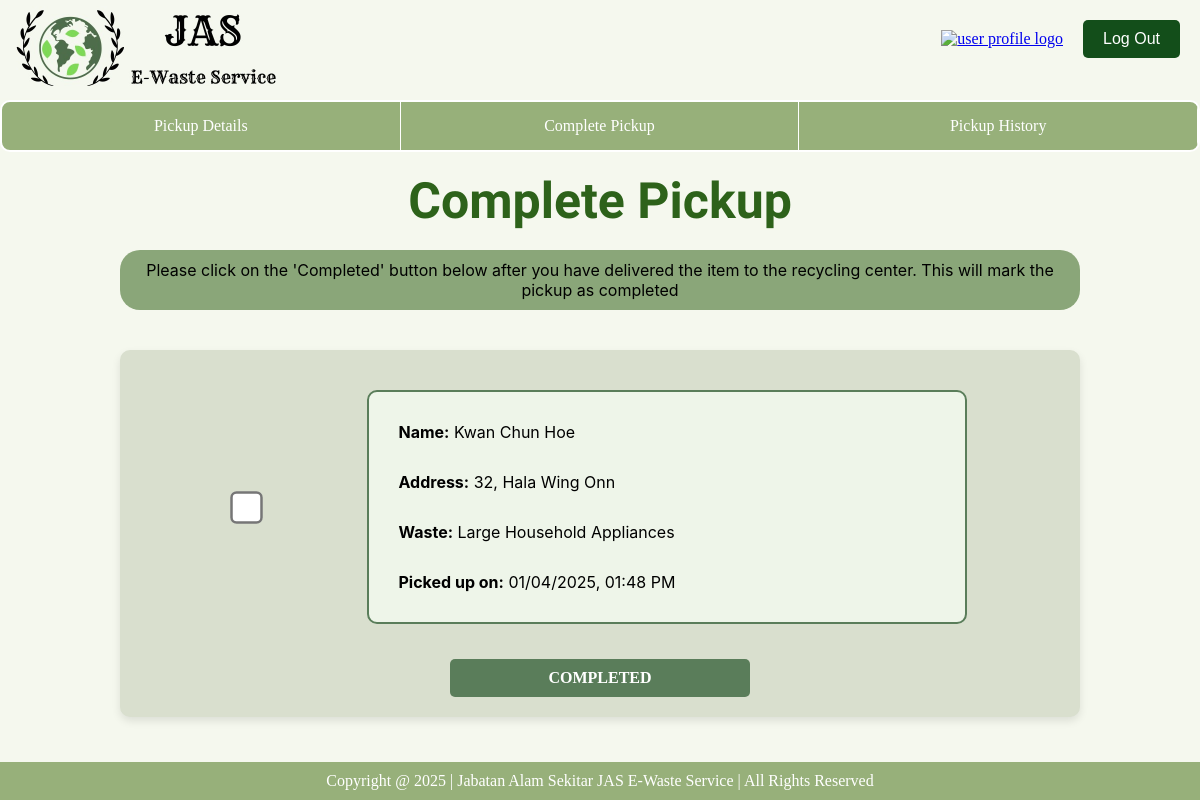
The app's page /driver/complete_pickup/ (signed in) with its own data.
### database/models.py (models this page shows, shortened)
class ScheduleRequest(models.Model):
    requestID = models.CharField(primary_key=True, max_length=200)
    customer = models.ForeignKey(Customer, on_delete=models.CASCADE)
    category = models.ForeignKey(ItemCategory, on_delete=models.CASCADE)
    quantity = models.IntegerField()
    weight = models.TextField()
    date = models.DateField()
    time = models.TimeField()
    address = models.TextField()
    status = models.CharField(max_length=50, default="Pending")
    rejectedReason = models.ForeignKey(Reason, on_delete=models.CASCADE, null=True, blank=True)
    driver = models.ForeignKey(Driver, on_delete=models.CASCADE, null=True, blank=True)
    operator = models.ForeignKey(Operator, on_delete=models.CASCADE, null=True, blank=True)
    trackingnumber = models.CharField(max_length=200, unique=True)

class Customer (models.Model):
    customerID = models.CharField(primary_key=True, max_length=200)
    name = models.CharField(max_length=50)
    email = models.EmailField(max_length=100, unique=True)
    password = models.CharField(max_length=200)
    phoneNumber = models.IntegerField()
    address = models.TextField()
    state = models.CharField(max_length=50)
    points = models.IntegerField(blank = True, null = True, default=0)

class ItemCategory (models.Model):
    categoryID = models.CharField(primary_key=True, max_length=50)
    itemType = models.CharField(max_length=50)
    pointsGiven = models.IntegerField()

class PickedUpRequest(models.Model):
    requestID =  models.OneToOneField(ScheduleRequest, on_delete=models.CASCADE,  related_name="pickedup_requests")
    pickedUp_date = models.DateField(auto_now_add=True)
    pickedUp_time = models.TimeField(auto_now_add=True)

### driver/views.py (the view)
# urls.py: path('complete_pickup/', complete_pickup, name='complete_pickup'), #Complete Pickup
def complete_pickup(request):
    driverID = request.session.get("user_id")
    pickups = ScheduleRequest.objects.filter(driver_id=driverID, status="Picked Up").order_by('-date', '-time') #Sort by closest date and time
    return render(request, 'driver/completePick.html', {'pickups': pickups})

### driver/templates/driver/completePick.html (shortened to what this page needs)
{% extends 'driver/base_driver.html' %}
{% load static %}
{% block extra_css %}
    <link rel="stylesheet" href="{% static 'css/completePick.css'%}">
{% endblock %}
{% block content %}
<body>
    <div class="main-content">
        <div class="title-container">
            <h1 class="status-title">Complete Pickup</h1>
            <p class="info-text">Please click on the 'Completed' button below after you have delivered the item to the recycling center. This will mark the pickup as completed</p>
        </div>
        <div class="container">
            {% if pickups %}
                {% for pickup in pickups %}
                <div class="pickup-container" data-request-id="{{ pickup.requestID }}">
                    <input type="checkbox" class="pickup-checkbox">
                    <div class="pickup-box">
                        <p><strong>Name:</strong> {{ pickup.customer.name }}</p>
                        <p><strong>Address:</strong> {{ pickup.address }}</p>
                        <p><strong>Waste:</strong> {{ pickup.category.itemType }}</p>
                        <p><strong>Picked up on:</strong> {{ pickup.pickedup_requests.pickedUp_date|date:"d/m/Y"}}, {{ pickup.pickedup_requests.pickedUp_time|time:"h:i A" }}</p>
                    </div>
                </div>
                {% endfor %}
                <div class="completed-button" id="completedButton">Completed</div>
            {% else %}
                <p>No pickup requests found.</p>
            {% endif %}
        </div>
    </div>
</body>
{% endblock %}

### static/css/base.css (style rules this page uses)
html, body { height: 100%; margin: 0; display: flex; flex-direction: column; }

### driver/static/css/completePick.css (style rules this page uses)
body { margin: 0; padding: 0; text-align: center; background-color: #F5F8EE; display: flex; flex-direction: column; }
.info-text { background-color: #8AA679; color: black; padding: 10px 20px; border-radius: 20px; text-align: center; margin: 20px auto; max-width: 80%; word-wrap: break-word; font-size: 16px; font-family: 'Inter', sans-serif; }
.status-title { font-family: 'Sansita Swashed', cursive; font-size: 50px; color: #2d621a; text-align: center; margin: 20px; }
.container { width: 80%; max-width: 1000px; margin: 40px auto; padding: 20px; background: #D9DFCE; box-shadow: 0 4px 8px rgba(0, 0, 0, 0.1); border-radius: 10px; text-align: center; }
.pickup-container { display: flex; align-items: center; justify-content: center; margin-bottom: 15px; margin-left: 50px; }
.pickup-box { background-color: #eef5e9; padding: 15px; margin-bottom: 15px; border-radius: 10px; border: 2px solid #5a7d5a; text-align: left; width: 600px; margin: 20px auto; }
.pickup-box, p { font-family: 'Inter', sans-serif; font-size: 16px; padding: 15px; }
.pickup-checkbox { margin-right: 20px; transform: scale(2.5); cursor: pointer; margin-left: 50px; }
.completed-button { background-color: #5a7d5a; color: white; padding: 10px; text-align: center; font-weight: bold; border-radius: 5px; cursor: pointer; text-transform: uppercase; margin-top: 20px; width: 300px; display: flex; margin: 0 auto; justify-content: center; align-items: center; }

### driver/templates/driver/header-driver.html (style rules this page uses)
* { margin: 0; padding: 0; box-sizing: border-box; }
body { margin: 0; padding: 0; z-index: 1; }

### driver/templates/driver/navbar-driver.html (style rules this page uses)
body { margin: 0; padding: 0; z-index: 2; }

### records on screen
ScheduleRequest: customer.name "Kwan Chun Hoe", address "32, Hala Wing Onn", category.itemType "Large Household Appliances", pickedup_requests.pickedUp_date "01/04/2025", pickedup_requests.pickedUp_time "01:48 PM"
